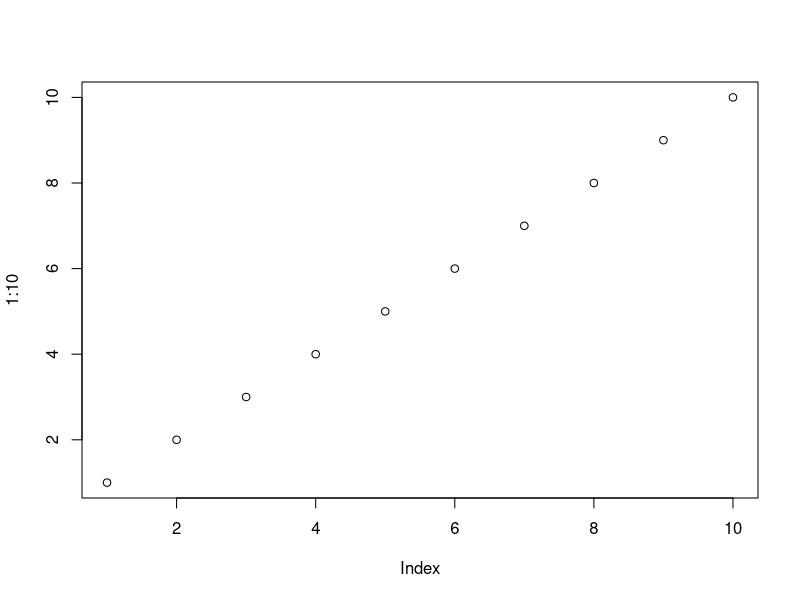
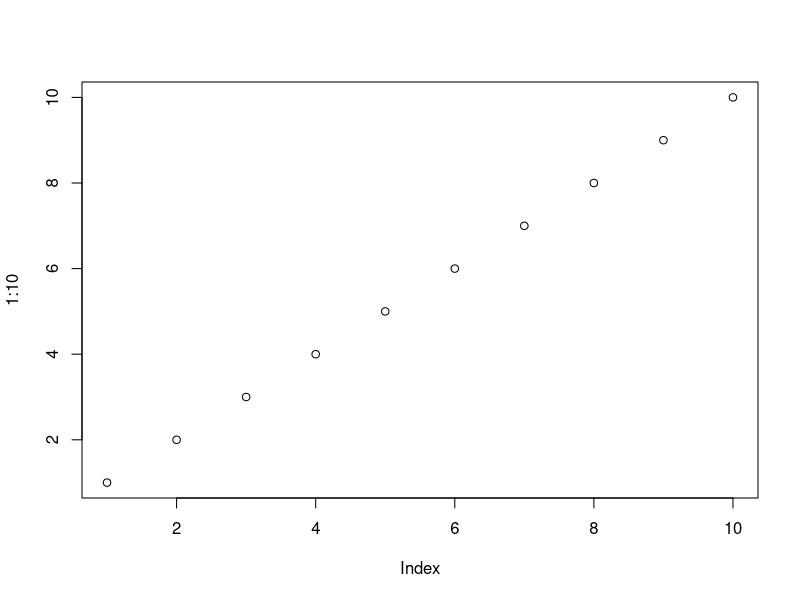
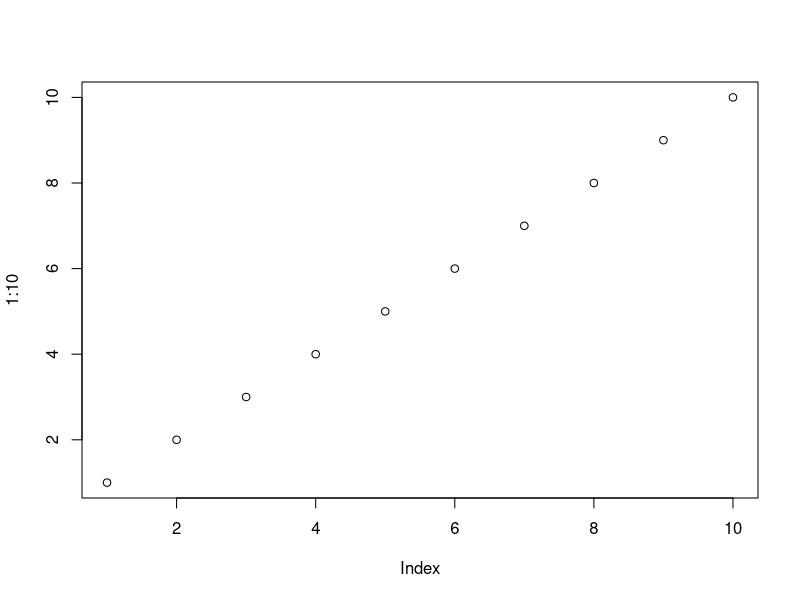

Recreate these plots in R, in order.
## ---- chunk 1
plot(1:10)
## ---- chunk 2
plot(1:10)
## ---- chunk 3
1 + 1
## ---- chunk 4
plot(1:10)
